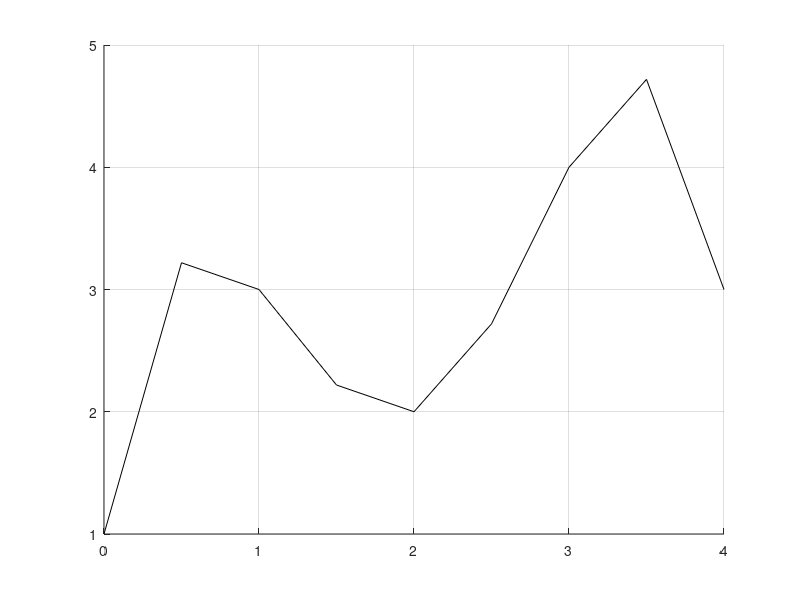

MATLAB code for this plot: (Note: this script raises an error after producing the figure.)
%driver program to run and plot 
%Euler, Heun,Midpoint and Ralston's method

clear;
clc;

fx=@(x) (-2*(x.^3) + 12*(x.^2) - 20*x +8.5);
fx2=@(x) (-0.5*(x.^4) + 4*(x.^3) -10*(x.^2) + 8.5*x +1);

xi=0;yi=1;
xs=0;xf=4;
h=0.5;

grid on;
hold on;



%--------------------------------------------------------------------
x_true=xs:h:xf;
y_true=fx2(x_true);
plot(x_true,y_true,'k');
%--------------------------------------------------------------------


%--------------------------------------------------------------------
x_euler=xs:h:xf;
disp('----------------------------------------------------');
disp('Euler');
y_euler=s1505107_Euler(fx,fx2,xi,yi,xs,xf,h);
disp('----------------------------------------------------');

plot(x_euler,y_euler,'r');
%plot(x_euler,y_euler,'b*');
%--------------------------------------------------------------------


%--------------------------------------------------------------------
x_heun=xs:h:xf;
disp('----------------------------------------------------');
disp('Heun');
y_heun=s1505107_Heun(fx,fx2,xi,yi,xs,xf,h);
disp('----------------------------------------------------');

plot(x_heun,y_heun,'b');
%plot(x_heun,y_heun,'r*');
%--------------------------------------------------------------------


%--------------------------------------------------------------------
x_mid=xs:h:xf;
disp('----------------------------------------------------');
disp('Midpoint');
y_mid=s1505107_Midpoint(fx,fx2,xi,yi,xs,xf,h);
disp('----------------------------------------------------');

plot(x_mid,y_mid,'c');
%plot(x_mid,y_mid,'k*');
%--------------------------------------------------------------------


%--------------------------------------------------------------------
x_rals=xs:h:xf;
disp('----------------------------------------------------');
disp('Ralston');
y_rals=s1505107_Ralston(fx,fx2,xi,yi,xs,xf,h);
disp('----------------------------------------------------');

plot(x_rals,y_rals,'g');
%plot(x_rals,y_rals,'k*');
%--------------------------------------------------------------------

legend('True','Euler','Heun','Midpoint','Ralston');
